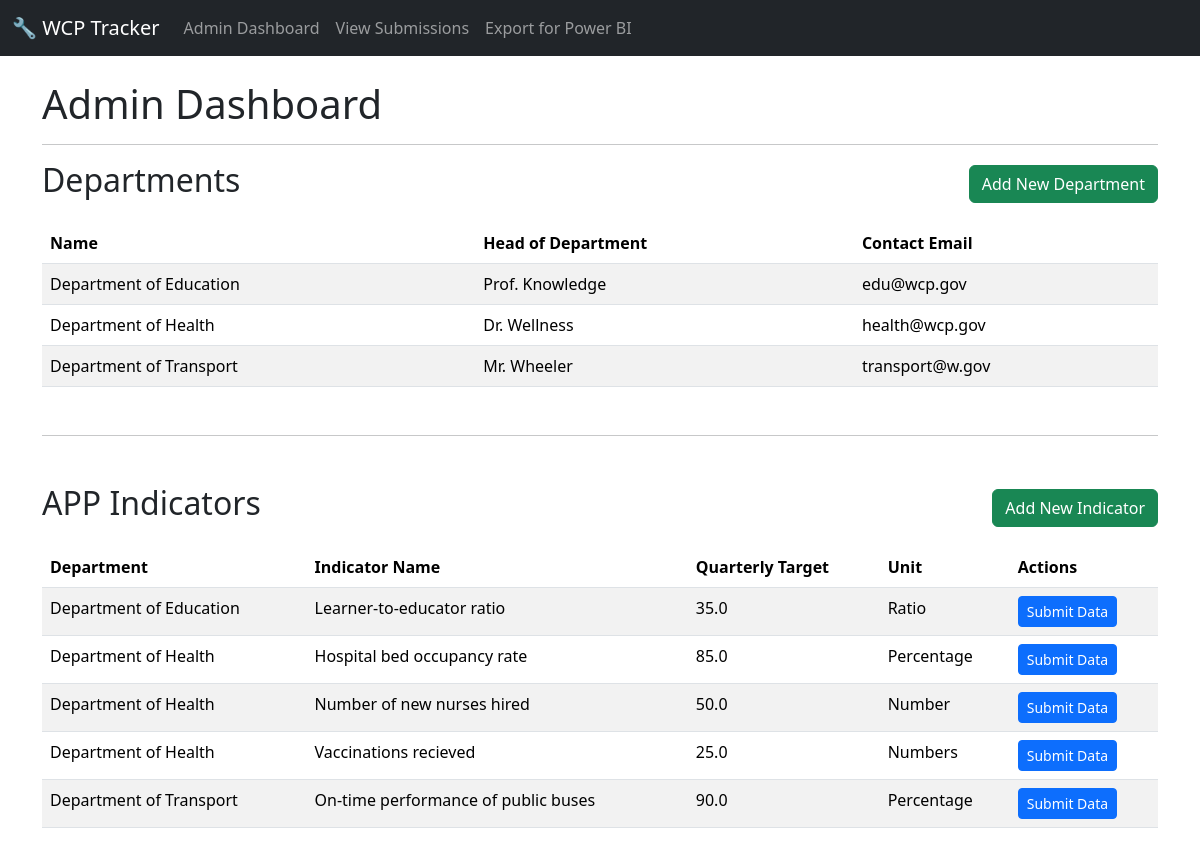
The page /admin on the database its author committed.
### models.py (models this page shows, shortened)
class Department(db.Model):
    id = db.Column(db.Integer, primary_key=True)
    name = db.Column(db.String(150), unique=True, nullable=False)
    email = db.Column(db.String(150), unique=True, nullable=False)
    head_name = db.Column(db.String(150), nullable=False)
    created_at = db.Column(db.DateTime, default=datetime.utcnow)
    indicators = db.relationship('APPIndicator', back_populates='department', lazy=True, cascade="all, delete-orphan")

class APPIndicator(db.Model):
    id = db.Column(db.Integer, primary_key=True)
    indicator_name = db.Column(db.String(255), nullable=False)
    description = db.Column(db.Text, nullable=True)
    target_value = db.Column(db.Float, nullable=False)
    unit = db.Column(db.String(50), nullable=False)  # e.g., "Percentage", "Number", "Rand"
    department_id = db.Column(db.Integer, db.ForeignKey('department.id'), nullable=False)
    department = db.relationship('Department', back_populates='indicators')
    submissions = db.relationship('QuarterlySubmission', back_populates='indicator', lazy=True,
                                  cascade="all, delete-orphan")

### app.py (the view)
@app.route('/admin')
def admin_dashboard():
    departments = Department.query.order_by(Department.name).all()
    indicators = APPIndicator.query.join(Department).order_by(Department.name, APPIndicator.indicator_name).all()
    return render_template('admin_dashboard.html', departments=departments, indicators=indicators)

### templates/admin_dashboard.html (shortened to what this page needs)
{% extends 'base.html' %}
{% block content %}
    <h1>Admin Dashboard</h1>
    <hr>
    <div class="d-flex justify-content-between align-items-center mb-3">
        <h2>Departments</h2>
        <a href="{{ url_for('add_department') }}" class="btn btn-success">Add New Department</a>
    </div>
    <table class="table table-striped table-hover">
        <thead>
            <tr>
                <th>Name</th>
                <th>Head of Department</th>
                <th>Contact Email</th>
            </tr>
        </thead>
        <tbody>
            {% for dept in departments %}
            <tr>
                <td>{{ dept.name }}</td>
                <td>{{ dept.head_name }}</td>
                <td>{{ dept.email }}</td>
            </tr>
            {% else %}
            <tr><td colspan="3">No departments found.</td></tr>
            {% endfor %}
        </tbody>
    </table>
    <hr class="my-5">
    <div class="d-flex justify-content-between align-items-center mb-3">
        <h2>APP Indicators</h2>
        <a href="{{ url_for('add_indicator') }}" class="btn btn-success">Add New Indicator</a>
    </div>
    <table class="table table-striped table-hover">
        <thead>
            <tr>
                <th>Department</th>
                <th>Indicator Name</th>
                <th>Quarterly Target</th>
                <th>Unit</th>
                <th>Actions</th>
            </tr>
        </thead>
        <tbody>
            {% for ind in indicators %}
            <tr>
                <td>{{ ind.department.name }}</td>
                <td>{{ ind.indicator_name }}</td>
                <td>{{ ind.target_value }}</td>
                <td>{{ ind.unit }}</td>
                <td>
                    <a href="{{ url_for('submit_performance', indicator_id=ind.id) }}" class="btn btn-primary btn-sm">Submit Data</a>
                </td>
            </tr>
            {% else %}
            <tr><td colspan="5">No indicators found.</td></tr>
            {% endfor %}
        </tbody>
    </table>
{% endblock %}

### templates/base.html (shortened to what this page needs)
<!doctype html>
<html lang="en">
<head>
    <link href="https://cdn.jsdelivr.net/npm/bootstrap@5.3.2/dist/css/bootstrap.min.css" rel="stylesheet">
    <link rel="stylesheet" href="{{ url_for('static', filename='style.css') }}">
</head>
<body>
    <nav class="navbar navbar-expand-lg navbar-dark bg-dark">
        <div class="container-fluid">
            <a class="navbar-brand" href="{{ url_for('index') }}">🔧 WCP Tracker</a>
            <div class="collapse navbar-collapse" id="navbarNav">
                <ul class="navbar-nav">
                    <li class="nav-item"><a class="nav-link" href="{{ url_for('admin_dashboard') }}">Admin Dashboard</a></li>
                    <li class="nav-item"><a class="nav-link" href="{{ url_for('submissions_list') }}">View Submissions</a></li>
                    <li class="nav-item"><a class="nav-link" href="{{ url_for('export_csv') }}">Export for Power BI</a></li>
                </ul>
            </div>
        </div>
    </nav>
    <main class="container mt-4">
        {% block content %}{% endblock %}
    </main>
</body>
</html>

### rows shown on the page
Department: name "Department of Education", head_name "Prof. Knowledge", email "edu@wcp.gov"
Department: name "Department of Health", head_name "Dr. Wellness", email "health@wcp.gov"
Department: name "Department of Transport", head_name "Mr. Wheeler", email "transport@w.gov"
APPIndicator: department.name "Department of Education", indicator_name "Learner-to-educator ratio", target_value "35.0", unit "Ratio"
APPIndicator: department.name "Department of Health", indicator_name "Hospital bed occupancy rate", target_value "85.0", unit "Percentage"
APPIndicator: department.name "Department of Health", indicator_name "Number of new nurses hired", target_value "50.0", unit "Number"
APPIndicator: department.name "Department of Health", indicator_name "Vaccinations recieved", target_value "25.0", unit "Numbers"
APPIndicator: department.name "Department of Transport", indicator_name "On-time performance of public buses", target_value "90.0", unit "Percentage"
